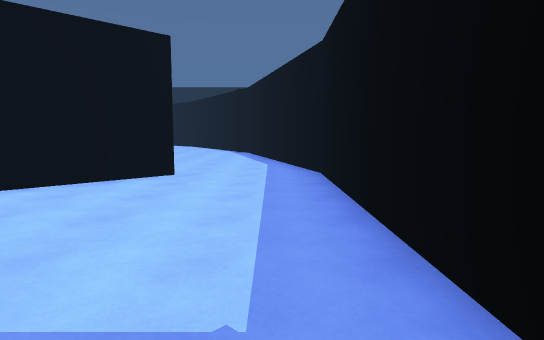
View 1 (above)

16 first-person views from a walk through a Unity game level. The camera is 1.4 m above the floor, tilts 6° down and sees 75° across. The floor is counted in squares, 1.44 m on a side. Each view is taken from the middle of a square. On the plan, view 1 faces up. The plan holds only what a view shows up to about 13 squares ahead; the rest is blank. The place goes on beyond the plan. The player is left out.

View 2
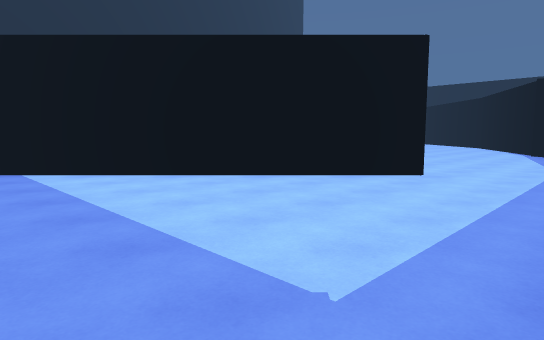

View 3
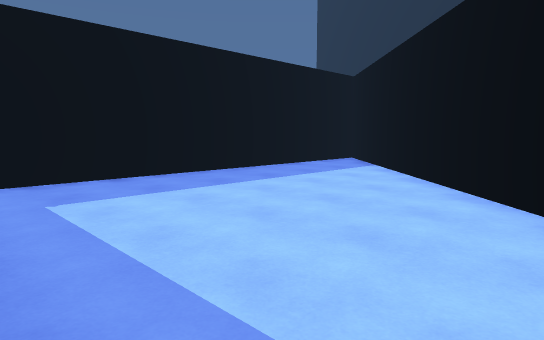

View 4
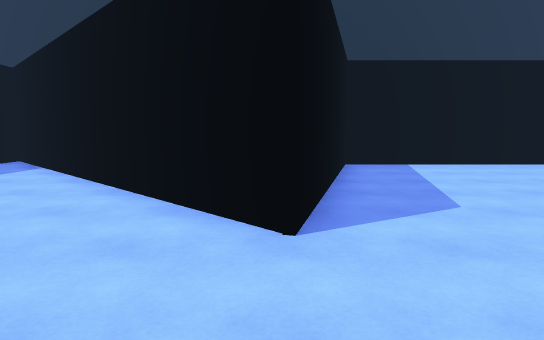

View 5
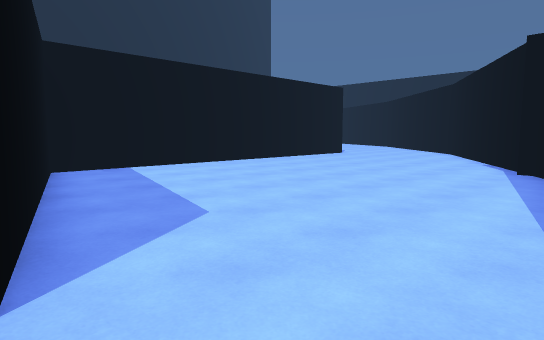

View 6
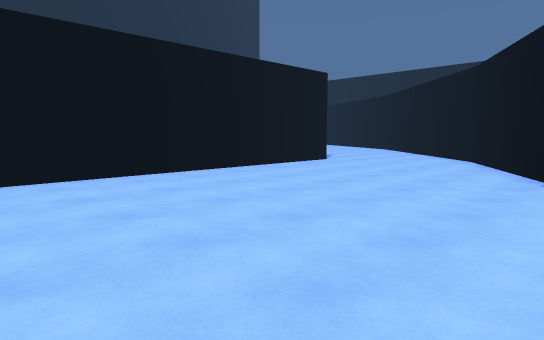

View 7
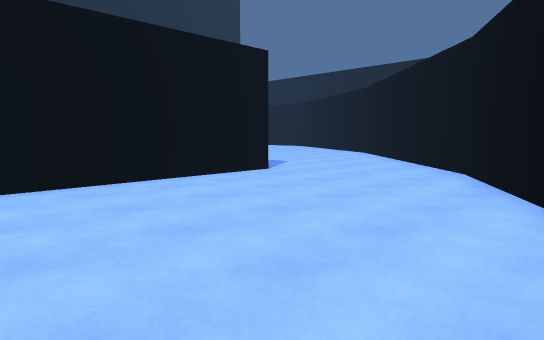

View 8
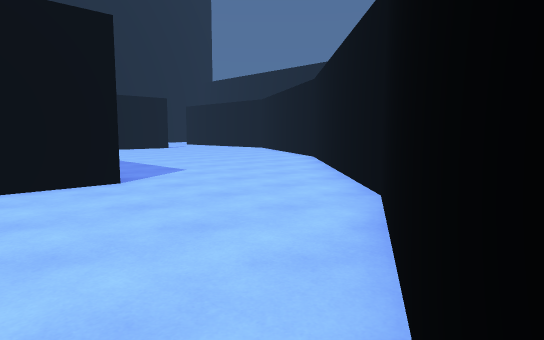

View 9
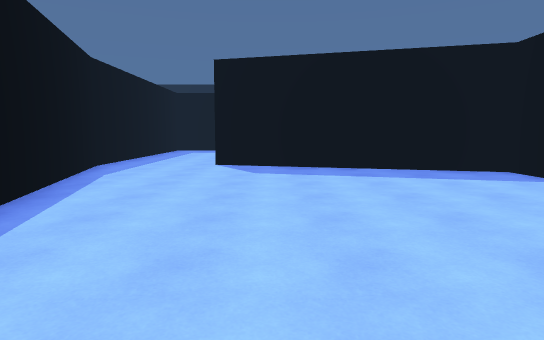

View 10
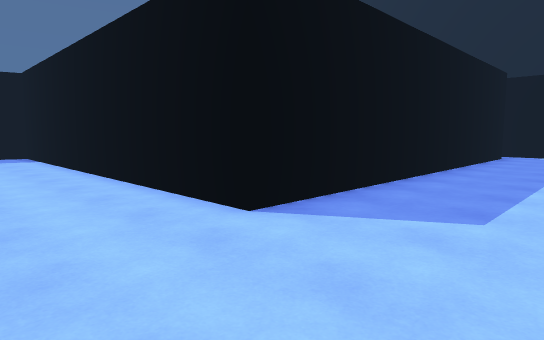

View 11
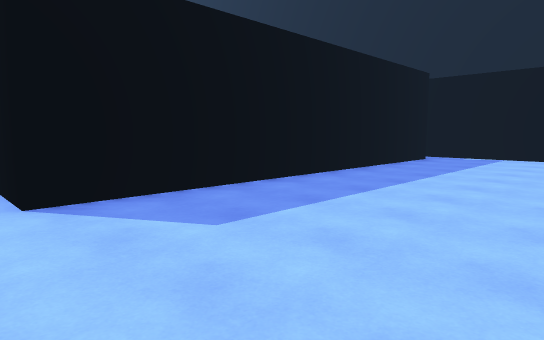

View 12
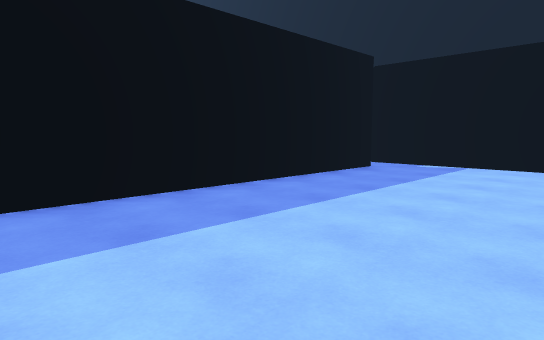

View 13
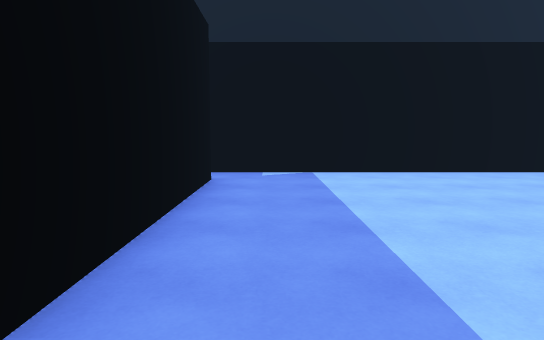

View 14
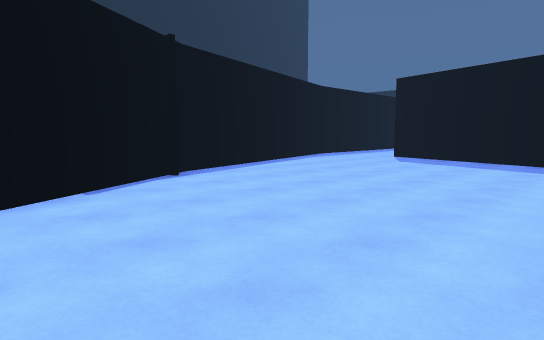

View 15
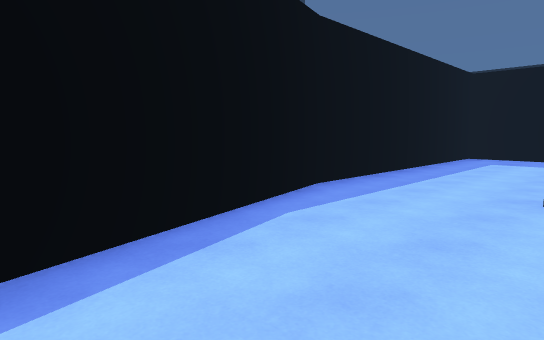

View 16
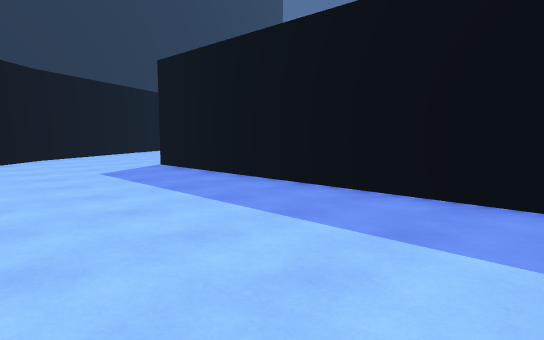

### Floor plan
Points are (right, up) in squares from view 1. A wall is a line through its corners. A room is listed if a view was taken in it or the views show most of it. See-through windows are left out.
Room 1 (views 1, 2, 3, 4, 5, 6, 7, 8, 9, 10, 11, 12, 13, 14, 15, 16)
walls: (-5.6, 25) (-9, 28.4); (-22.4, 22.7) (-9.9, 22.7) (-9.9, 10.3) (-2.2, 8.2) (-11.1, -0.6) (0.9, -0.6); (1.2, -0.4) (1.2, 8.6) (-1.1, 17.2) (-5.7, 25.1); (-23.7, 28.5) (-23.7, 21.9)

Where each view was taken, in squares from view 1:
view 1: 0 up, 0 right, facing up
view 2: 0 up, 1 right, facing up-left
view 3: 7 up, 1 right, facing down-left
view 4: 8 up, 1 right, facing left
view 5: 8 up, 0 right, facing up-left
view 6: 12 up, 2 left, facing up-left
view 7: 16 up, 3 left, facing up-left
view 8: 20 up, 3 left, facing up-left
view 9: 19 up, 4 left, facing down
view 10: 26 up, 7 left, facing down-left
view 11: 28 up, 9 left, facing down-left
view 12: 28 up, 13 left, facing down-left
view 13: 24 up, 15 left, facing left
view 14: 22 up, 9 left, facing down-right
view 15: 14 up, 3 left, facing down-right
view 16: 28 up, 20 left, facing down-right
